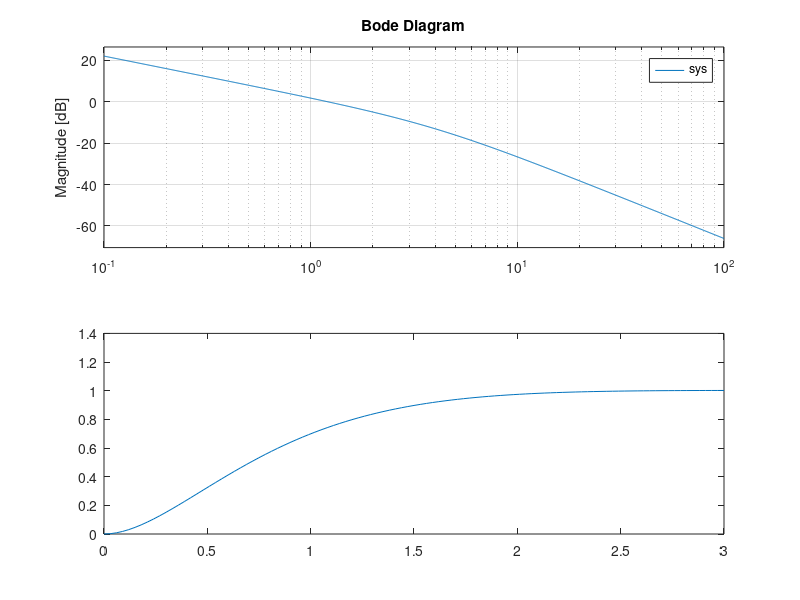

Recreate this plot in MATLAB. (Note: this script raises an error after producing the figure.)
clc; clear all; close all;
k= input('enter the value of k');
num=k;
den= [1 4 0];
sys= tf(num, den);
subplot(2,1,1);
bode(sys);
ylabel(' magnitude'); xlabel('frequency');
title('bode diagram');
[gm,pm,wpc,wgc]= margin(sys)
cltf=feedback(sys,1);
[y t]= step(cltf);
subplot(2,1,2)
plot(t,y);
stepinfo(cltf);